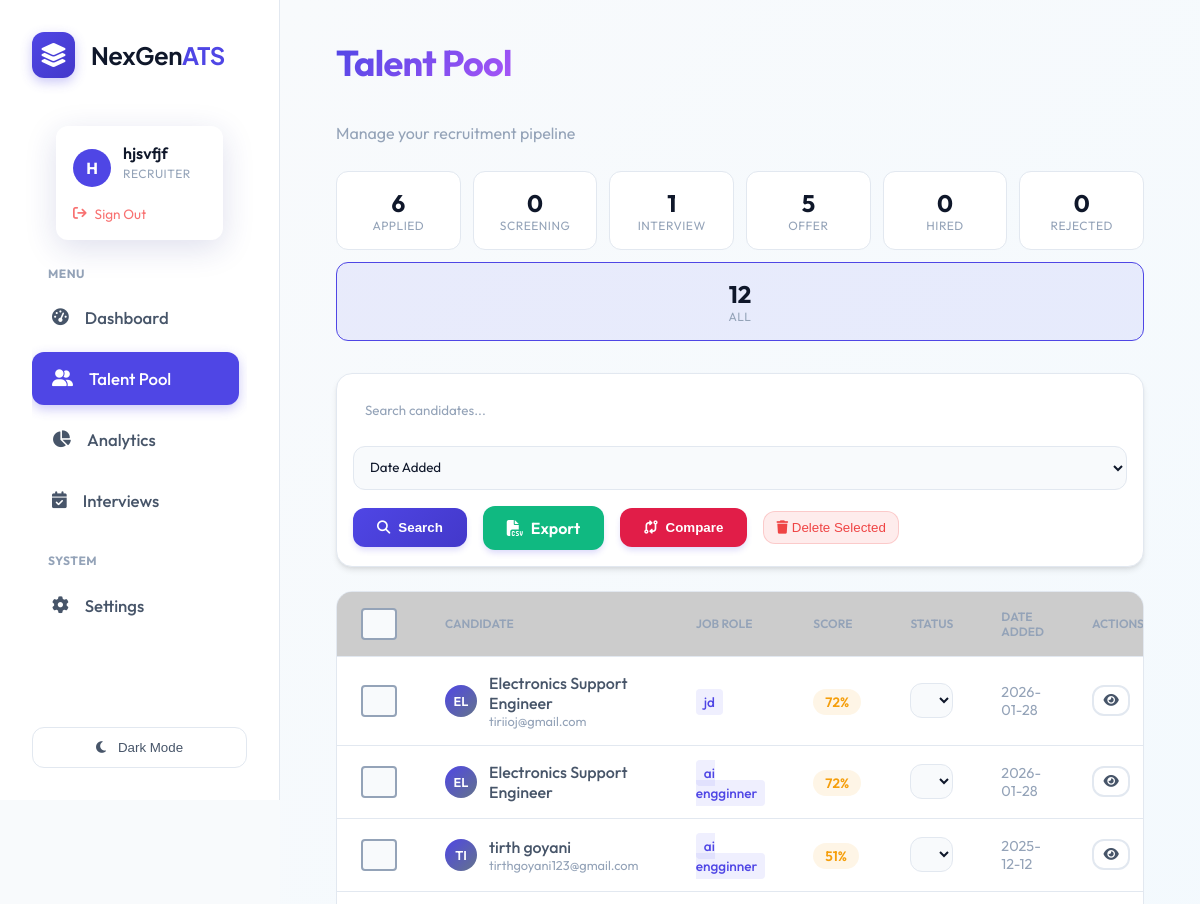
/talent_pool (signed in, upper part), run on an earlier commit of the app's database.
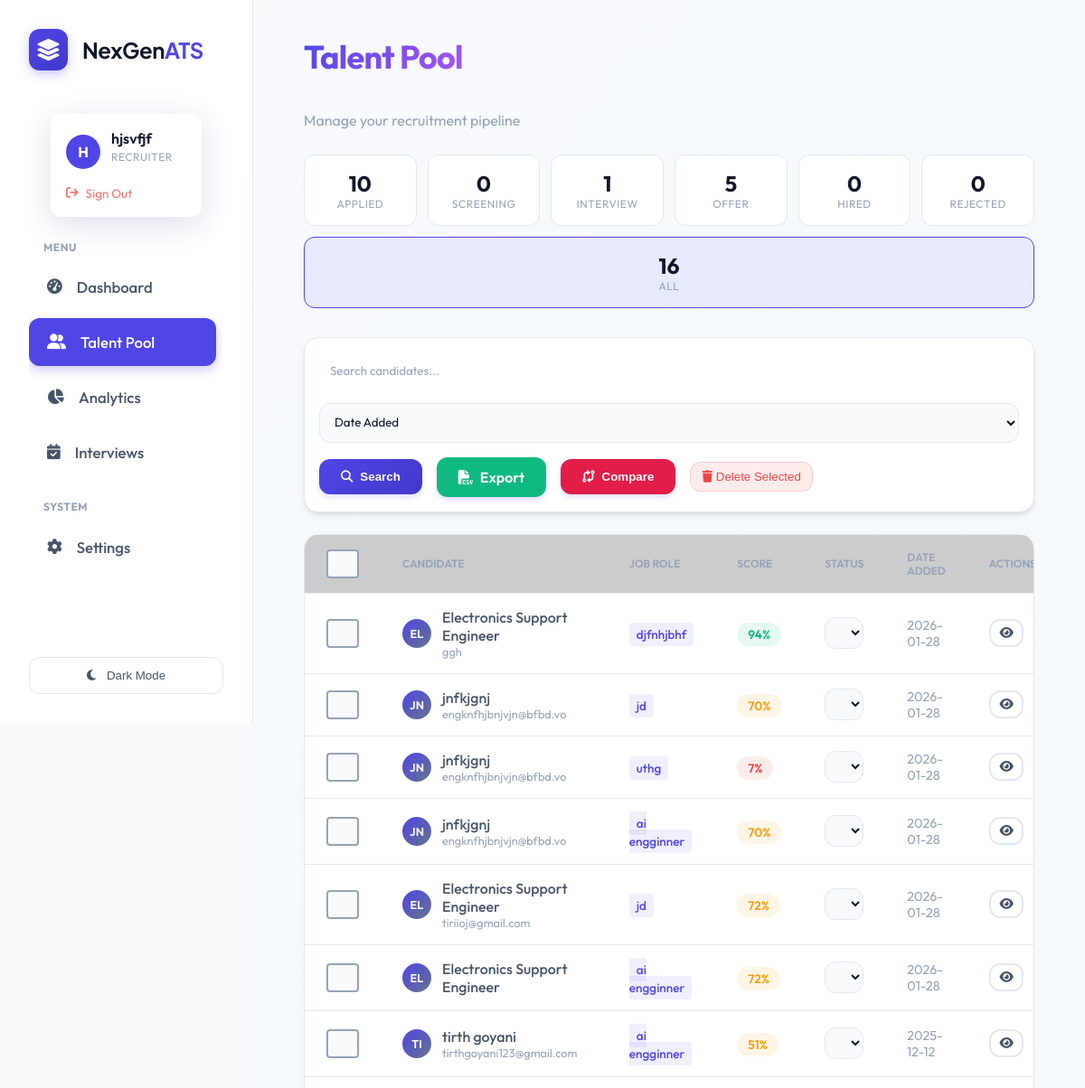
And on a later commit of the database.
### tables this page shows
CREATE TABLE candidates (
                    id INTEGER PRIMARY KEY AUTOINCREMENT,
                    job_id INTEGER,
                    filename TEXT,
                    semantic_score REAL,
                    skills_score REAL,
                    experience_score REAL,
                    total_score REAL,
                    email TEXT,
                    phone TEXT,
                    full_text TEXT,
                    missing_skills TEXT,
                    interview_questions TEXT,
                    created_at TIMESTAMP DEFAULT CURRENT_TIMESTAMP, user_id INTEGER, status TEXT DEFAULT 'Applied', notes TEXT, name TEXT,
                    FOREIGN KEY(job_id) REFERENCES jobs(id)
                );

CREATE TABLE jobs (
                    id INTEGER PRIMARY KEY AUTOINCREMENT,
                    title TEXT NOT NULL,
                    description TEXT,
                    created_at TIMESTAMP DEFAULT CURRENT_TIMESTAMP,
                    status TEXT DEFAULT 'Open'
                );

### routes/talent_pool.py (the view)
@bp.route('/talent_pool')
@login_required
@role_required('recruiter')
def index():
    query = request.args.get('q', '')
    status_filter = request.args.get('status', '')
    sort_by = request.args.get('sort', 'created_at')
    sort_order = request.args.get('order', 'desc')
    conn = database.get_db_connection()
    base_query = '''
        SELECT c.*, j.title as job_role
        FROM candidates c
        LEFT JOIN jobs j ON c.job_id = j.id
        WHERE 1=1
    '''
    params = []
    if query:
        base_query += ' AND (c.filename LIKE ? OR c.full_text LIKE ?)'
        params.extend([f'%{query}%', f'%{query}%'])
    if status_filter:
        base_query += ' AND c.status = ?'
        params.append(status_filter)
    valid_sorts = ['created_at', 'total_score', 'filename', 'status']
    if sort_by not in valid_sorts:
        sort_by = 'created_at'
    order = 'DESC' if sort_order == 'desc' else 'ASC'
    base_query += f' ORDER BY c.{sort_by} {order}'
    candidates = conn.execute(base_query, params).fetchall()
    pipeline_stats = {}
    for status in PIPELINE_STATUSES:
        count = conn.execute('SELECT COUNT(*) FROM candidates WHERE status = ?', (status,)).fetchone()[0]
        pipeline_stats[status] = count
    conn.close()
    return render_template('talent_pool.html',
                         candidates=candidates,
                         query=query,
                         status_filter=status_filter,
                         sort_by=sort_by,
                         sort_order=sort_order,
                         pipeline_stats=pipeline_stats,
                         statuses=PIPELINE_STATUSES)

### app.py (called while the page is built)
@login_manager.user_loader
def load_user(user_id):
    return User.get(user_id)

### database.py (called while the page is built)
def get_db_connection():
    db_url = os.getenv('DATABASE_URL')
    if db_url:
        import psycopg2
        from psycopg2.extras import RealDictCursor
        conn = psycopg2.connect(db_url, cursor_factory=RealDictCursor)
        return conn
    else:
        conn = sqlite3.connect(DB_NAME)
        conn.row_factory = sqlite3.Row
        return conn

    @staticmethod
    def get(user_id):
        conn = get_db_connection()
        user = conn.execute('SELECT * FROM users WHERE id = ?', (user_id,)).fetchone()
        conn.close()
        if not user: return None
        return User(user['id'], user['name'], user['email'], user['role'], user['password_hash'],
                   user['resume_path'], user['skills'], user['experience'], user['education'], user['profile_summary'])

### templates/talent_pool.html (shortened to what the changed rows need)
{% extends "layout.html" %}
{% block content %}
<div class="dashboard-header" style="margin-bottom: 1.5rem;">
    <div>
        <h1 class="text-gradient">Talent Pool</h1>
    </div>
</div>
<div class="pipeline-stats" style="display: flex; gap: 0.75rem; margin-bottom: 2rem; flex-wrap: wrap;">
    {% for status in statuses %}
    <a href="?status={{ status }}" class="pipeline-stat-card {% if status_filter == status %}active{% endif %}"
        style="flex: 1; min-width: 120px; text-decoration: none;">
        <div class="stat-count">{{ pipeline_stats.get(status, 0) }}</div>
        <div class="stat-label">{{ status }}</div>
    </a>
    {% endfor %}
    <a href="/talent_pool" class="pipeline-stat-card {% if not status_filter %}active{% endif %}"
        style="flex: 1; min-width: 120px; text-decoration: none;">
        <div class="stat-count">{{ candidates|length }}</div>
        <div class="stat-label">All</div>
    </a>
</div>
<div class="table-container">
    <table>
        <thead>
            <tr>
                <th width="40">
                    <input type="checkbox" id="selectAll" class="custom-checkbox" onchange="toggleSelectAll(this)">
                </th>
                <th>Candidate</th>
                <th>Job Role</th>
                <th>Score</th>
                <th>Status</th>
                <th>Date Added</th>
                <th>Actions</th>
            </tr>
        </thead>
        <tbody>
            {% for cand in candidates %}
            <tr data-id="{{ cand.id }}">
                <td onclick="event.stopPropagation()">
                    <input type="checkbox" name="compare_id" value="{{ cand.id }}"
                        class="custom-checkbox candidate-checkbox">
                </td>
                <td>
                    <div style="display: flex; align-items: center; gap: 0.75rem;">
                        <div class="avatar sm">
                            {{ (cand.name or cand.filename)[:2] }}
                        </div>
                        <div>
                            <div style="font-weight: 500;">{{ cand.name if cand.name else cand.filename }}</div>
                            {% if cand.email %}
                            <div style="font-size: 0.8rem; color: var(--text-muted);">{{ cand.email }}</div>
                            {% endif %}
                        </div>
                    </div>
                </td>
                <td>
                    <span class="role-tag">{{ cand.job_role if cand.job_role else 'General' }}</span>
                </td>
                <td>
                    <span
                        class="score-badge {% if cand.total_score >= 80 %}high{% elif cand.total_score >= 50 %}medium{% else %}low{% endif %}">
                        {{ cand.total_score|round|int }}%
                    </span>
                </td>
                <td>
                    <select class="status-dropdown" data-id="{{ cand.id }}" onchange="updateStatus(this)">
                        {% for status in statuses %}
                        <option value="{{ status }}" {% if cand.status==status %}selected{% endif %}>{{ status }}
                        </option>
                        {% endfor %}
                    </select>
                </td>
                <td style="color: var(--text-muted); font-size: 0.9rem;">{{ cand.created_at[:10] }}</td>
                <td>
                    <button onclick="viewCandidate({{ cand.id }})" class="btn-secondary btn-sm">
                        <i class="fa-solid fa-eye"></i>
                    </button>
                </td>
            </tr>
            {% endfor %}
        </tbody>
    </table>
</div>
{% endblock %}

What changed in the data, as far as the page shows it:
added candidates: name "EL", name "Electronics Support Engineer", email "ggh", title "djfnhjbhf", total_score "94", status+id "Applied", created_at "2026-01-28"
added candidates: name "JN", name "jnfkjgnj", email "engknfhjbnjvjn@bfbd.vo", title "jd", total_score "70", status+id "Applied", created_at "2026-01-28"
added candidates: name "JN", name "jnfkjgnj", email "engknfhjbnjvjn@bfbd.vo", title "uthg", total_score "7", status+id "Applied", created_at "2026-01-28"
added candidates: name "JN", name "jnfkjgnj", email "engknfhjbnjvjn@bfbd.vo", title "ai engginner", total_score "70", status+id "Applied", created_at "2026-01-28"
Also different on the page:
{{ candidates|length }}: "12" → "16"
new list line: "10 APPLIED"
list line gone: "6 APPLIED"
